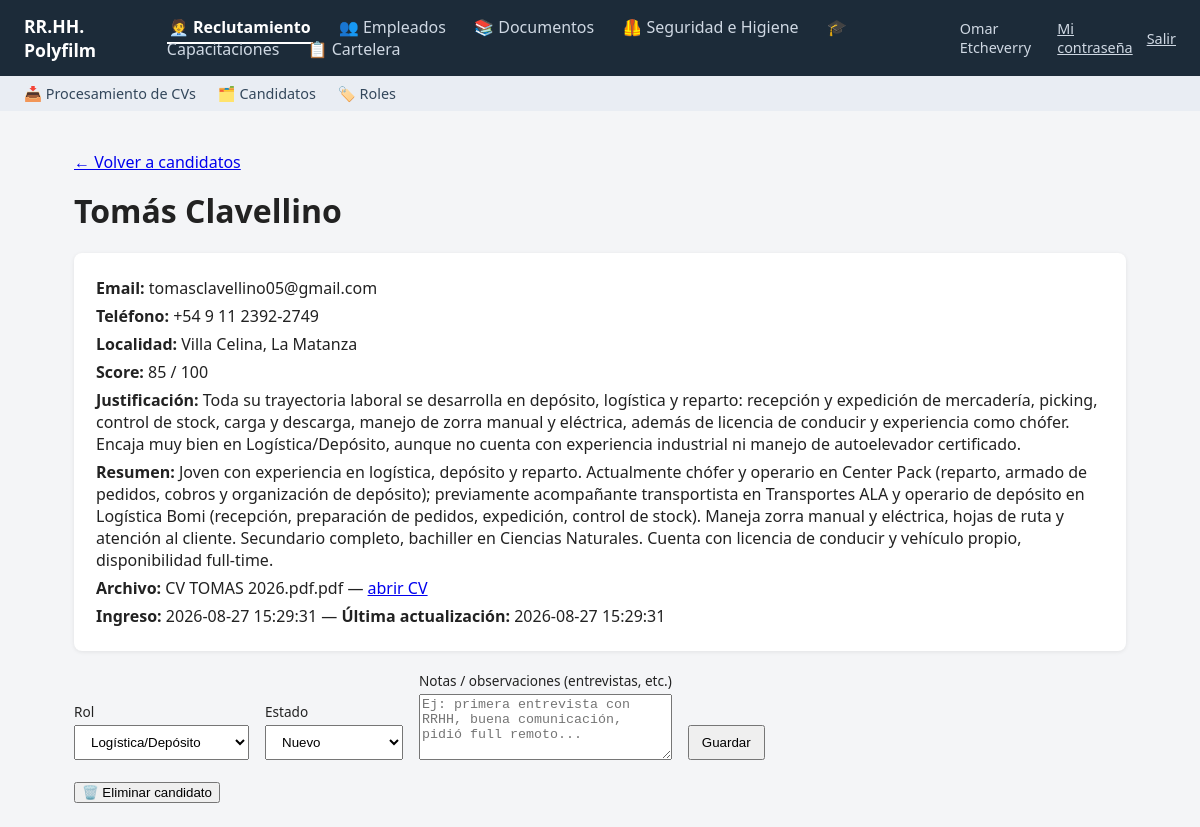
Screenshot of /candidatos/82 (signed in) with the database file from the repository.
### tables this page shows
CREATE TABLE usuarios (
            id INTEGER PRIMARY KEY AUTOINCREMENT,
            nombre TEXT NOT NULL,
            usuario TEXT UNIQUE NOT NULL,
            password_hash TEXT NOT NULL,
            salt TEXT NOT NULL,
            es_admin INTEGER NOT NULL DEFAULT 0,
            activo INTEGER NOT NULL DEFAULT 1,
            fecha_creacion TEXT NOT NULL DEFAULT (datetime('now', 'localtime'))
        , email TEXT, debe_cambiar_password INTEGER NOT NULL DEFAULT 0);

CREATE TABLE candidatos (
            id INTEGER PRIMARY KEY AUTOINCREMENT,
            nombre TEXT,
            email TEXT,
            telefono TEXT,
            rol_id INTEGER REFERENCES roles(id),
            rol_sugerido TEXT,
            estado_id INTEGER NOT NULL REFERENCES estados(id),
            score INTEGER,
            justificacion TEXT,
            resumen TEXT,
            cv_filename TEXT NOT NULL,
            cv_path TEXT NOT NULL,
            cv_hash TEXT UNIQUE NOT NULL,
            origen TEXT NOT NULL DEFAULT 'carpeta_test',
            fecha_ingreso TEXT NOT NULL DEFAULT (datetime('now', 'localtime')),
            fecha_actualizacion TEXT NOT NULL DEFAULT (datetime('now', 'localtime'))
        , notas TEXT, localidad TEXT, destacado INTEGER NOT NULL DEFAULT 0);

CREATE TABLE roles (
            id INTEGER PRIMARY KEY AUTOINCREMENT,
            nombre TEXT UNIQUE NOT NULL,
            descripcion TEXT,
            activo INTEGER NOT NULL DEFAULT 1,
            orden INTEGER NOT NULL DEFAULT 0
        );

CREATE TABLE estados (
            id INTEGER PRIMARY KEY AUTOINCREMENT,
            nombre TEXT UNIQUE NOT NULL,
            orden INTEGER NOT NULL DEFAULT 0,
            es_final INTEGER NOT NULL DEFAULT 0
        );

### app.py (the view)
@app.route("/candidatos/<int:cid>")
@requiere_item("item_candidatos")
def candidato_detalle(cid):
    conn = get_db()
    candidato = conn.execute(
        """SELECT c.*, r.nombre AS rol_nombre, e.nombre AS estado_nombre
           FROM candidatos c
           LEFT JOIN roles r ON r.id = c.rol_id
           JOIN estados e ON e.id = c.estado_id
           WHERE c.id = ?""",
        (cid,),
    ).fetchone()
    if not candidato:
        abort(404)
    roles = conn.execute("SELECT * FROM roles WHERE activo = 1 ORDER BY orden").fetchall()
    estados = conn.execute("SELECT * FROM estados ORDER BY orden").fetchall()
    empleado_vinculado = conn.execute("SELECT id FROM empleados WHERE candidato_id = ?", (cid,)).fetchone()
    conn.close()
    return render_template(
        "candidato_detalle.html", c=candidato, roles=roles, estados=estados,
        empleado_vinculado=empleado_vinculado,
    )

### app.py (called while the page is built)
def _modulos_visibles(usuario):
    visibles = []
    for m in MODULOS:
        if m.get("solo_admin") and not (usuario and usuario["es_admin"]):
            continue
        if usuario and usuario["es_admin"]:
            opciones = m["opciones"]
        else:
            opciones = [op for op in m["opciones"] if tiene_permiso(usuario, op["cod"])]
        if m["opciones"] and not opciones:
            continue  # módulo con ítems pero ninguno habilitado para este usuario: no se muestra
        m2 = dict(m)
        m2["opciones"] = opciones
        visibles.append(m2)
    return visibles

@app.context_processor
def inject_nav():
    path = request.path
    modulo_actual = None
    for cod, prefijos in RUTAS_POR_MODULO.items():
        if any(path == p or path.startswith(p + "/") for p in prefijos):
            modulo_actual = cod
            break
    usuario = usuario_actual()
    return dict(modulos=_modulos_visibles(usuario), modulo_actual=modulo_actual, usuario=usuario)

@app.before_request
def exigir_login():
    if request.endpoint in ENDPOINTS_PUBLICOS or request.endpoint is None:
        return
    u = usuario_actual()
    if not u:
        return redirect(url_for("login", next=request.path))
    if u["debe_cambiar_password"] and request.endpoint not in ("cambiar_password", "logout"):
        flash("Tenés que elegir una contraseña propia antes de seguir.", "info")
        return redirect(url_for("cambiar_password"))

### auth.py (called while the page is built)
def usuario_actual():
    if "usuario" in g:
        return g.usuario
    uid = session.get("usuario_id")
    g.usuario = None
    if uid:
        conn = get_db()
        u = conn.execute("SELECT * FROM usuarios WHERE id = ? AND activo = 1", (uid,)).fetchone()
        conn.close()
        g.usuario = u
    return g.usuario

def permisos_usuario(usuario_id: int) -> set:
    conn = get_db()
    rows = conn.execute(
        "SELECT permiso_cod FROM usuario_permisos WHERE usuario_id = ?", (usuario_id,)
    ).fetchall()
    conn.close()
    return {r["permiso_cod"] for r in rows}

def tiene_permiso(usuario, cod: str) -> bool:
    if usuario is None:
        return False
    if usuario["es_admin"]:
        return True
    return cod in permisos_usuario(usuario["id"])

### db.py (called while the page is built)
def get_db():
    conn = sqlite3.connect(DB_PATH, timeout=30)
    conn.row_factory = sqlite3.Row
    conn.execute("PRAGMA foreign_keys = ON")
    return conn

### templates/candidato_detalle.html (shortened to what this page needs)
{% extends "base.html" %}
{% block contenido %}
<p><a href="{{ url_for('candidatos') }}">&larr; Volver a candidatos</a></p>
<h1>{{ c.nombre or '(sin nombre)' }}</h1>
<div class="ficha">
  <p><strong>Email:</strong> {{ c.email or '-' }}</p>
  <p><strong>Teléfono:</strong> {{ c.telefono or '-' }}</p>
  <p><strong>Localidad:</strong> {{ c.localidad or '-' }}</p>
  <p><strong>Score:</strong> {{ c.score if c.score is not none else '-' }} / 100</p>
  <p><strong>Justificación:</strong> {{ c.justificacion or '-' }}</p>
  <p><strong>Resumen:</strong> {{ c.resumen or '-' }}</p>
  <p><strong>Archivo:</strong> {{ c.cv_filename }} — <a href="{{ url_for('candidato_cv', cid=c.id) }}" target="_blank">abrir CV</a></p>
  <p><strong>Ingreso:</strong> {{ c.fecha_ingreso }} — <strong>Última actualización:</strong> {{ c.fecha_actualizacion }}</p>
</div>
<form method="post" action="{{ url_for('candidato_actualizar', cid=c.id) }}" class="form-estado">
  <label>Rol
    <select name="rol_id">
      {% for r in roles %}
      <option value="{{ r.id }}" {% if c.rol_id == r.id %}selected{% endif %}>{{ r.nombre }}</option>
      {% endfor %}
    </select>
  </label>
  <label>Estado
    <select name="estado_id">
      {% for e in estados %}
      <option value="{{ e.id }}" {% if c.estado_id == e.id %}selected{% endif %}>{{ e.nombre }}</option>
      {% endfor %}
    </select>
  </label>
  <label>Notas / observaciones (entrevistas, etc.)
    <textarea name="notas" rows="4" placeholder="Ej: primera entrevista con RRHH, buena comunicación, pidió full remoto...">{{ c.notas or '' }}</textarea>
  </label>
  <button type="submit">Guardar</button>
</form>
<form method="post" action="{{ url_for('candidato_eliminar', cid=c.id) }}" style="margin-top:20px;">
  <button type="button" onclick="confirmarAccion(this, '¿Eliminar este candidato? Se borra también el CV del disco. No se puede deshacer.')">🗑️ Eliminar candidato</button>
</form>
{% endblock %}

### templates/base.html (shortened to what this page needs)
<!doctype html>
<html lang="es">
<head>
<link rel="stylesheet" href="{{ url_for('static', filename='style.css') }}">
</head>
<body>
<header>
  <a href="{{ url_for('index') }}" class="logo">RR.HH. Polyfilm</a>
  <nav>
    {% for m in modulos %}
    <a href="{{ m.href }}" class="{{ 'activo' if modulo_actual == m.cod else '' }}">{{ m.icono }} {{ m.nombre }}</a>
    {% endfor %}
  </nav>
  {% if usuario %}
  <div class="header-usuario">
    <span>{{ usuario.nombre }}</span>
    <a href="{{ url_for('cambiar_password') }}">Mi contraseña</a>
    <a href="{{ url_for('logout') }}">Salir</a>
  </div>
  {% endif %}
</header>
{% if modulo_actual %}
{% set modulo = modulos | selectattr('cod', 'equalto', modulo_actual) | first %}
{% if modulo.opciones %}
<div class="submenu">
  {% for op in modulo.opciones %}
  <a href="{{ op.href }}">{{ op.icono }} {{ op.label }}</a>
  {% endfor %}
</div>
{% endif %}
{% endif %}
<main>
  {% block contenido %}{% endblock %}
</main>
</body>
</html>

### static/style.css (style rules this page uses)
* { box-sizing: border-box; }
body { font-family: "Segoe UI", Arial, sans-serif; margin: 0; background: #f4f5f7; color: #222; }
header { background: #1c2b39; color: #fff; padding: 14px 24px; display: flex; align-items: center; gap: 32px; }
header .logo { color: #fff; font-weight: 700; font-size: 1.1rem; text-decoration: none; }
header nav a { color: #cfd8e3; text-decoration: none; margin-right: 20px; padding: 4px 2px; border-bottom: 2px solid transparent; }
header nav a.activo { color: #fff; border-bottom-color: #fff; font-weight: 600; }
.submenu { background: #e9edf3; padding: 8px 24px; display: flex; gap: 22px; }
.submenu a { color: #33475b; text-decoration: none; font-size: 0.9rem; }
main { padding: 24px; max-width: 1100px; margin: 0 auto; }
h1 { margin-top: 0; }
.ficha { background: #fff; padding: 18px 22px; border-radius: 8px; box-shadow: 0 1px 4px rgba(0,0,0,0.08); margin-bottom: 20px; }
.ficha p { margin: 6px 0; }
.form-estado { display: flex; gap: 16px; align-items: flex-end; }
.form-estado label { display: flex; flex-direction: column; font-size: 0.85rem; gap: 4px; }
.form-estado select, .form-estado button { padding: 8px 12px; }
.header-usuario { margin-left: auto; color: #cfd8e3; display: flex; align-items: center; gap: 14px; font-size: 0.9rem; }
.header-usuario a { color: #cfd8e3; }

### rows the page displays
usuarios: nombre "Omar Etcheverry"
candidatos: nombre "Tomás Clavellino", email "tomasclavellino05@gmail.com", telefono "+54 9 11 2392-2749", localidad "Villa Celina, La Matanza", score "85", justificacion "Toda su trayectoria laboral se desarrolla en depósito, logística y reparto: recepción y expedición de mercadería, picking, control de stock, carga y descarga, manejo de zorra manual y eléctrica, además de licencia de conducir y experiencia como chófer. Encaja muy bien en Logística/Depósito, aunque no cuenta con experiencia industrial ni manejo de autoelevador certificado.", resumen "Joven con experiencia en logística, depósito y reparto. Actualmente chófer y operario en Center Pack (reparto, armado de pedidos, cobros y organización de depósito); previamente acompañante transportista en Transportes ALA y operario de depósito en Logística Bomi (recepción, preparación de pedidos, expedición, control de stock). Maneja zorra manual y eléctrica, hojas de ruta y atención al cliente. Secundario completo, bachiller en Ciencias Naturales. Cuenta con licencia de conducir y vehículo propio, disponibilidad full-time.", cv_filename "CV TOMAS 2026.pdf.pdf", fecha_ingreso "2026-08-27 15:29:31", fecha_actualizacion "2026-08-27 15:29:31", rol_id "Logística/Depósito", estado_id "Nuevo"

### other values shown
{{ m.icono }} "🧑‍💼" "👥" "📚" "🦺" "🎓" "📋"
{{ m.nombre }} "Reclutamiento" "Empleados" "Documentos" "Seguridad e Higiene" "Capacitaciones" "Cartelera"
{{ op.icono }} "📥" "🗂️" "🏷️"
{{ op.label }} "Procesamiento de CVs" "Candidatos" "Roles"
